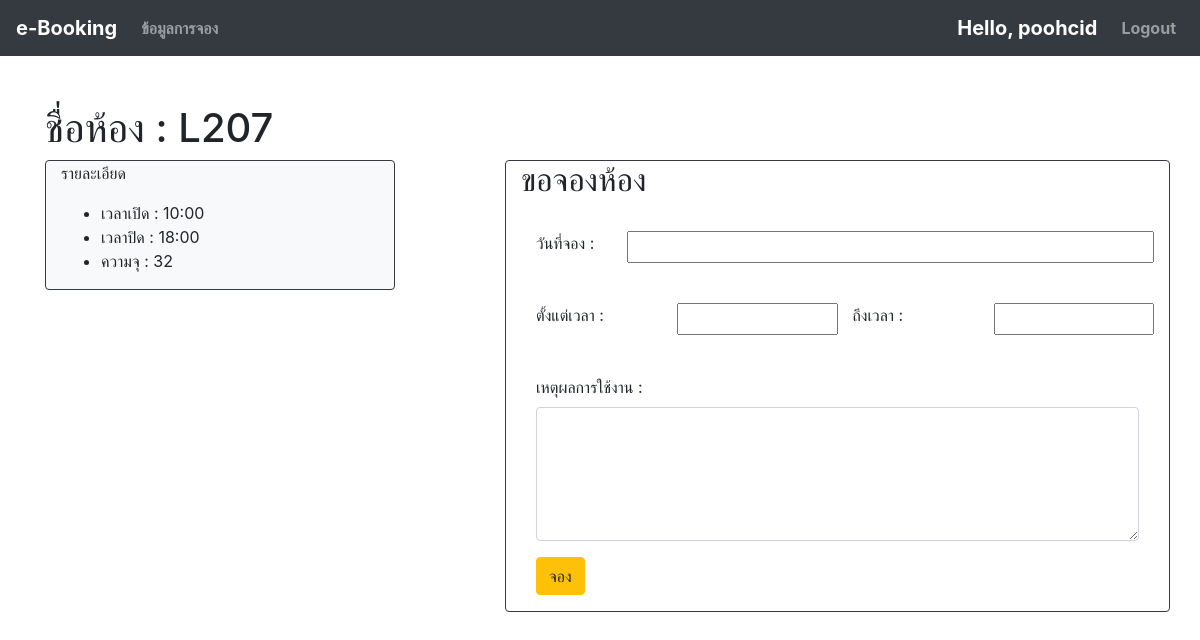
The page /booking/2/ (signed in) on the database as committed earlier.
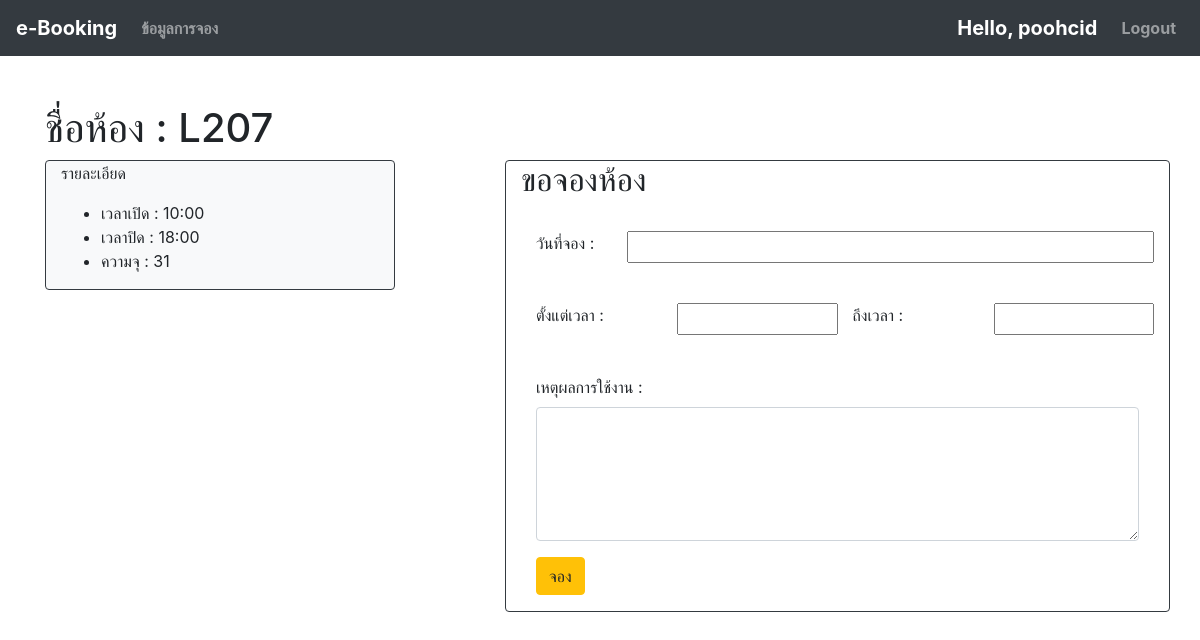
The same page on the database as committed later.
### booking/models.py (models this page shows, shortened)
class Room(models.Model):
    name = models.CharField(max_length=100)
    open_time = models.TimeField()
    close_time = models.TimeField()
    capacity = models.IntegerField(default=0)

### booking/views.py (the view)
# urls.py: path('booking/<int:id>/', views.booking, name="booking"),
@login_required
@permission_required('booking.add_booking')
def booking(request, id):
    try:
        context={
            "room" : Room.objects.get(pk=id),
            "user" : request.user
        }
        return render(request, 'booking.html', context=context)
    except Room.DoesNotExist:
        return redirect('index')

### booking/templates/booking.html (shortened to what this page needs)
{% extends 'base.html' %}
{% block content %}
    <br><br>
    <div class="container">
    <h1>ชื่อห้อง : {{ room.name }}</h1>
        <div class="row">
            <div class="col-4">
                <div class="border border-dark rounded bg-light container">
                    <p>รายละเอียด</p>
                    <ul>
                        <li>เวลาเปิด : {{room.open_time|date:'H:i'}}</li>
                        <li>เวลาปิด : {{ room.close_time|date:'H:i' }}</li>
                        <li>ความจุ : {{ room.capacity }}</li>
                    </ul>
                </div>
            </div>
            <div class="col-1">
            </div>
            <div class="col-7 border border-dark rounded">
                <h2>ขอจองห้อง</h2>
                <br>
                <form action="{% url 'save_booking' id=room.id %}" class="container-fluid" method="POST">
                    <div class="row form-group">
                        <label class="col-2">วันที่จอง : </label>
                        <input class="col-10" id="datepicker" name="date" width="200" selectedday="{{ date }}" value="{{ date|date:"SHORT_DATE_FORMAT"}}" required/>
                    </div>
                    <br>
                    <div class="row form-group">
                            <label class="col">ตั้งแต่เวลา : </label>
                            <input id="timepicker1" name="start_time" class="col" width="200" required>
                            <label class="col">ถึงเวลา : </label>
                            <input id="timepicker2" name="end_time" class="col" width="200" required>
                    </div>
                    <br>
                    <div class="form-group">
                        <label>เหตุผลการใช้งาน : </label>
                        <textarea class="form-control" name="descrip" rows="5" id="comment"></textarea>
                    </div class="form-group">
                        <button type="submit" class="btn btn-warning"> จอง </button>
                </form>
            </div>
        </div>
    </div>
{% endblock content %}

Rows that differ between the two databases and show on the page:
changed Room: capacity "32" → "31"
